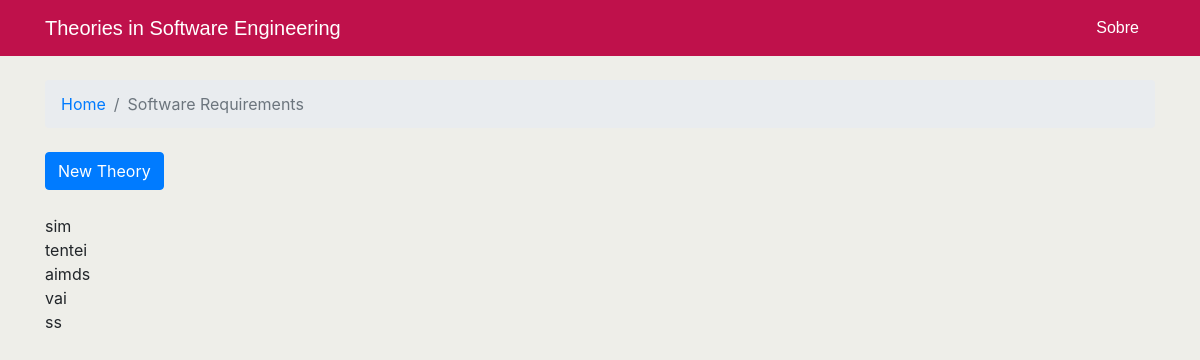
The page /area/Software Requirements on the database as committed earlier.
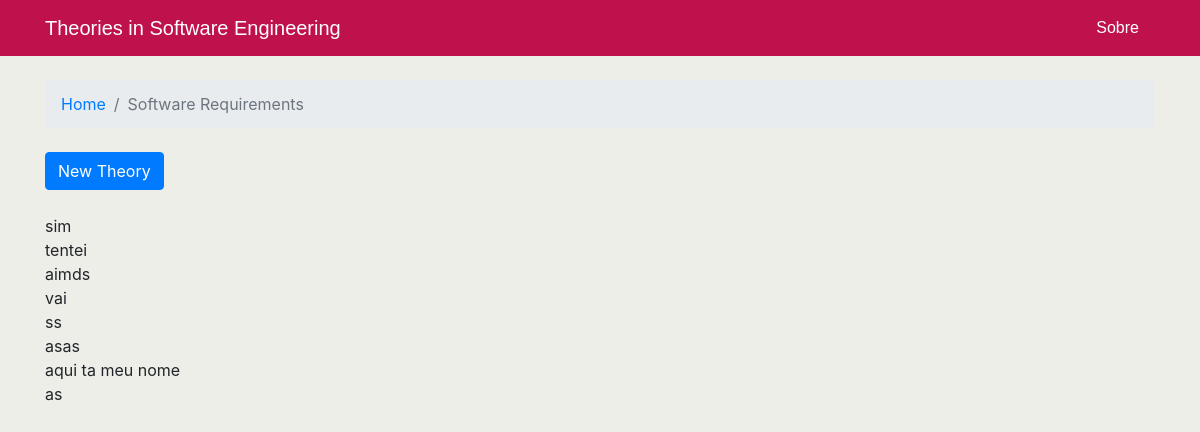
The same page on the database as committed later.
### swetheory/models.py (models this page shows, shortened)
class Construct(models.Model):
    name = models.CharField(max_length=200, help_text='Enter construct name')
    area = models.ForeignKey(AreaOfInterest, on_delete=models.CASCADE, related_name="construct")

### swetheory/views.py (the view)
# urls.py: path('area/<str:name>', views.area_of_interest, name='area_of_interest'),
def area_of_interest(request, name):
    current_area = get_object_or_404(AreaOfInterest, name=name)
    all_construct = Construct.objects.all()
    return render(request, 'swetheory/area.html', {'current_area': current_area, 'all_construct': all_construct})

### swetheory/templates/swetheory/area.html (shortened to what this page needs)
{% extends 'swetheory/base.html' %}
{% block breadcrumb %}
    <li class="breadcrumb-item"><a href="{% url 'home' %}">Home</a></li>
    <li class="breadcrumb-item active">{{ current_area.name }}</li>
{% endblock %}
{% block content %}
    <div class="mb-4">
        <a href="{% url 'new_theory' current_area.name %}" class="btn btn-primary">New Theory</a>
    </div>
    {% for cnstr in current_area.construct.all %}
        {{ cnstr.name }}<br>
    {% endfor %}
{% endblock %}
{% load static %}

Rows that differ between the two databases and show on the page:
added Construct: name "asas"
added Construct: name "aqui ta meu nome"
added Construct: name "as"
